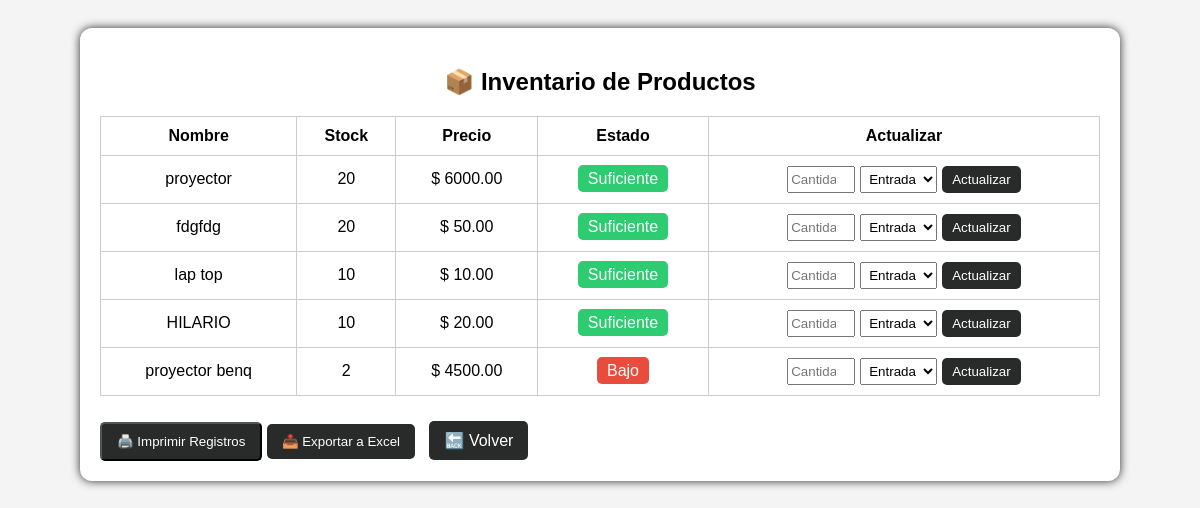
Screenshot of /inventario/inventario.php with the database file from the repository.
### tables this page shows
CREATE TABLE `productos` (
  `id` int(11) NOT NULL,
  `nombre` varchar(100) NOT NULL,
  `descripcion` text DEFAULT NULL,
  `precio` decimal(10,2) NOT NULL,
  `stock` int(11) NOT NULL,
  `fecha_registro` datetime DEFAULT current_timestamp()
);

### inventario/inventario.php (the view, shortened to what this page needs)
<?php
include '../includes/conexion.php';
$resultado = mysqli_query($conexion, "SELECT * FROM productos");
?>
<!DOCTYPE html>
<html lang="es">
<head>
    <link rel="stylesheet" href="../css/inventario.css">
</head>
<body>
    <div class="container">
        <h2>📦 Inventario de Productos</h2>
        <table>
            <thead>
                <tr>
                    <th>Nombre</th>
                    <th>Stock</th>
                    <th>Precio</th>
                    <th>Estado</th>
                    <th>Actualizar</th>
                </tr>
            </thead>
            <tbody>
                <?php while($row = mysqli_fetch_assoc($resultado)) {
                    $estado = $row['stock'] <= 5 ? "<span class='bajo'>Bajo</span>" : "<span class='ok'>Suficiente</span>";
                    echo "<tr>
                            <td>{$row['nombre']}</td>
                            <td>{$row['stock']}</td>
                            <td>$ {$row['precio']}</td>
                            <td>$estado</td>
                            <td>
                                <form action='actualizar_stock.php' method='POST'>
                                    <input type='hidden' name='id' value='{$row['id']}'>
                                    <input type='number' name='cantidad' placeholder='Cantidad' required>
                                    <select name='tipo'>
                                        <option value='entrada'>Entrada</option>
                                        <option value='salida'>Salida</option>
                                    </select>
                                    <button type='submit'>Actualizar</button>
                                </form>
                            </td>
                        </tr>";
                } ?>
            </tbody>
        </table>
        <button onclick="window.print()" class="print-btn">🖨️ Imprimir Registros</button>
        <form action="exportar_excel.php" method="post" style="display:inline;">
    <button type="submit" class="excel-btn">📥 Exportar a Excel</button>
</form>
        <a href="../panel.php" class="btn-volver">🔙 Volver</a>
    </div>
</body>
</html>

### css/inventario.css (style rules this page uses)
body { font-family: Arial, sans-serif; background-color: #f4f4f4; padding: 20px; }
.container { background: white; padding: 20px; border-radius: 12px; box-shadow: 0 0 10px rgb(40, 43, 41); max-width: 1000px; margin: auto; }
h2 { text-align: center; margin-bottom: 20px; }
table { width: 100%; border-collapse: collapse; margin-bottom: 15px; }
table th, table td { padding: 10px; border: 1px solid #ccc; text-align: center; }
.bajo { background-color: #e74c3c; color: white; padding: 5px 10px; border-radius: 5px; }
.ok { background-color: #2ecc71; color: white; padding: 5px 10px; border-radius: 5px; }
form { display: flex; gap: 5px; justify-content: center; }
form input[type="number"] { width: 60px; }
form select { padding: 4px; }
form button { padding: 5px 10px; background-color: rgb(40, 43, 41); color: white; border: none; border-radius: 5px; }
.print-btn, .btn-volver { display: inline-block; margin-top: 10px; padding: 10px 15px; background-color: rgb(40, 43, 41); color: white; text-decoration: none; border-radius: 5px; }
.btn-volver { background-color: rgb(40, 43, 41); margin-left: 10px; }
.excel-btn { display: inline-block; margin-top: 10px; padding: 10px 15px; background-color: rgb(40, 43, 41); color: white; border: none; border-radius: 5px; cursor: pointer; }

### rows the page displays
productos: nombre "proyector", stock "20", precio "6000.00", shows "Suficiente"
productos: nombre "fdgfdg", stock "20", precio "50.00", shows "Suficiente"
productos: nombre "lap top", stock "10", precio "10.00", shows "Suficiente"
productos: nombre "HILARIO", stock "10", precio "20.00", shows "Suficiente"
productos: nombre "proyector benq", stock "2", precio "4500.00", shows "Bajo"
